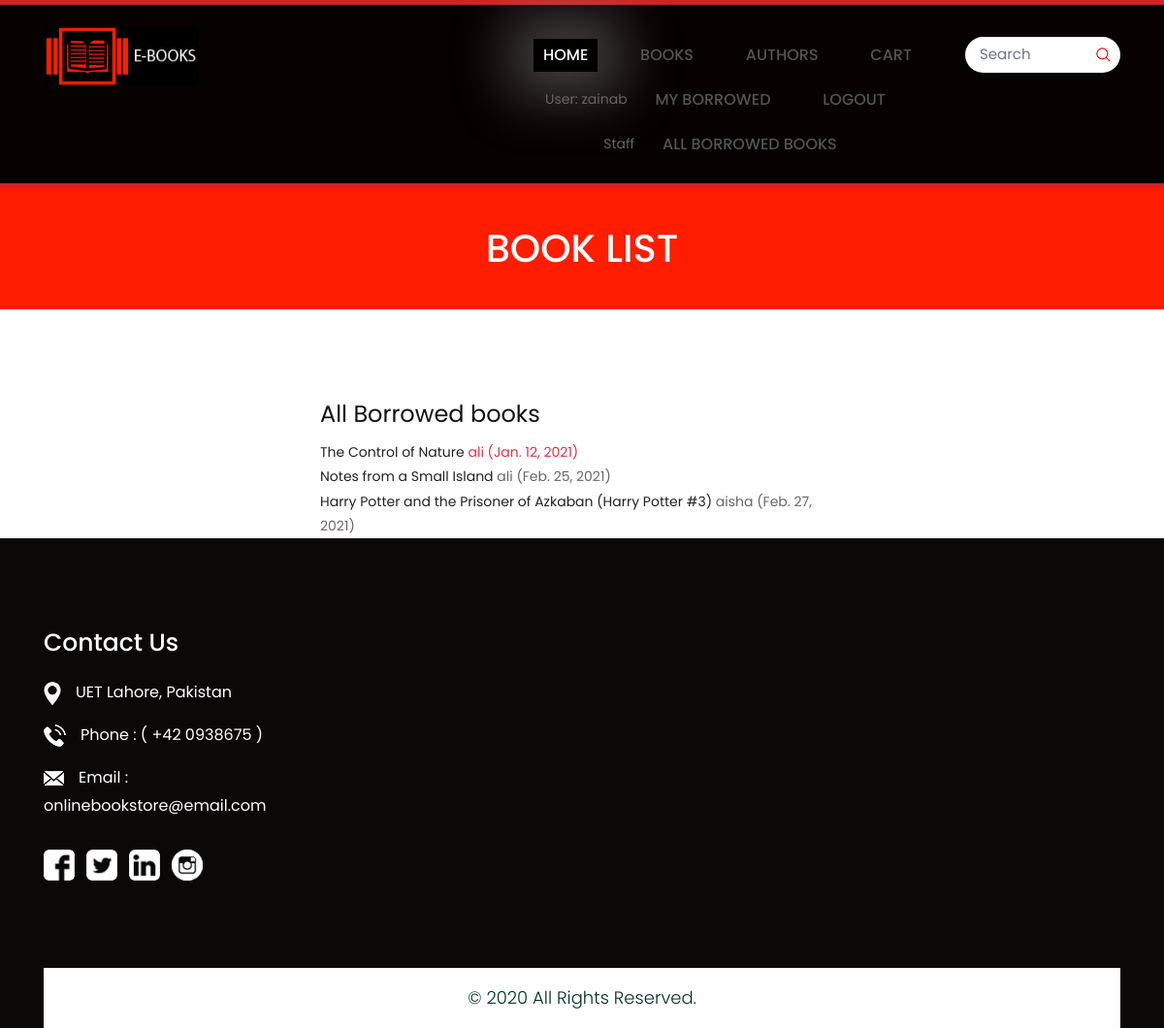
Page /catalog/borrowed/ (signed in) on the committed database.
### catalog/models.py (models this page shows, shortened)
class BookInstance(models.Model):
    book = models.ForeignKey('Book', on_delete=models.SET_NULL, null=True)
    imprint = models.CharField(max_length=200)
    due_back = models.DateField(null=True, blank=True)
    borrower = models.ForeignKey(User, on_delete=models.SET_NULL, null=True, blank=True)
    LOAN_STATUS = (
        ('m', 'Maintenance'),
        ('o', 'On loan'),
        ('a', 'Available'),
        ('r', 'Reserved'),
    )
    status = models.CharField(
        max_length=1,
        choices=LOAN_STATUS,
        blank=True,
        default='m',
        help_text='Book availability',
    )
    class Meta:
        ordering = ['due_back']
        permissions = (("can_view_all_borrowed_books", "All borrowed Books"),)
    @property
    def is_overdue(self):
        if self.due_back and date.today() > self.due_back:
            return True
        return False

class Book(models.Model):
    book_id = models.UUIDField(primary_key=True, default=uuid.uuid4, help_text='Unique ID for this particular book across whole library')
    title = models.CharField(max_length=200)
    author = models.ForeignKey('Author', on_delete=models.SET_NULL, null=True)
    summary = models.TextField(max_length=1000, help_text='Enter a brief description of the book')
    isbn = models.CharField('ISBN', max_length=13, unique=True,
                             help_text='13 Character <a href="https://www.isbn-international.org/content/what-isbn">ISBN number</a>')
    PublYear = models.CharField(max_length=200)

### catalog/views.py (the view)
# urls.py: path('borrowed/', views.LoanedBooksByAllUsersListView.as_view(), name='all-borrowed'),
class LoanedBooksByAllUsersListView(PermissionRequiredMixin, generic.ListView):
    permission_required = 'catalog.can_view_all_borrowed_books'
    model = BookInstance
    template_name ='catalog/bookinstance_all_borrowed_books.html'
    def get_queryset(self):
        return BookInstance.objects.filter(status__exact='o').order_by('due_back')

### catalog/templates/catalog/bookinstance_all_borrowed_books.html
{% extends "base.html" %}
{% block content%}
    <div class="contactbg">
        <div class="container">
            <div class="row">
                <div class="col-md-12">
                    <div class="contacttitlepage">
                        <h2>Book list</h2>
                    </div>
                </div>
            </div>
        </div>
    </div>
    <div class="container">
        <div class="row">
            <div class=" col-md-6 offset-md-3">
                <div class="address">
                  <h1>All Borrowed books</h1>
                  {% if bookinstance_list %}
                  <ul>
                    {% for bookinst in bookinstance_list %}
                    <li class="{% if bookinst.is_overdue %}text-danger{% endif %}">
                      <a href="{% url 'book-detail' bookinst.book.pk %}">{{bookinst.book.title}}</a> {{bookinst.borrower}} </a> ({{ bookinst.due_back }})
                    </li>
                    {% endfor %}
                  </ul>
                  {% else %}
                    <p>There are no books borrowed.</p>
                  {% endif %}
                </div>
            </div>
        </div>
    </div>
{% endblock %}

### catalog/templates/base.html (shortened to what this page needs)
{% load static %}
<!DOCTYPE html>
<html lang="en">
<head>
    <link rel="stylesheet" href="{% static 'catalog/css/bootstrap.min.css' %}">
    <link rel="stylesheet" href="{% static 'catalog/css/style.css' %}">
    <link rel="stylesheet" href="{% static 'catalog/css/responsive.css' %}">
    <link rel="stylesheet" href="{% static 'catalog/css/jquery.mCustomScrollbar.min.css' %}">
    <link rel="stylesheet" href="https://netdna.bootstrapcdn.com/font-awesome/4.0.3/css/font-awesome.css">
    <link rel="stylesheet" href="https://cdnjs.cloudflare.com/ajax/libs/fancybox/2.1.5/jquery.fancybox.min.css" media="screen">
</head>
<body class="main-layout">
    <header>
        <div class="header">
            <div class="container">
                <div class="row">
                    <div class="col-xl-2 col-lg-2 col-md-2 col-sm-2 col logo_section">
                        <div class="full">
                            <div class="center-desk">
                                <div class="logo">
                                    <a href="{% url 'newindex' %}"><img src="{% static 'catalog/images/logo.png' %}" alt="logo" /></a>
                                </div>
                            </div>
                        </div>
                    </div>
                    <div class="col-xl-8 col-lg-8 col-md-10 col-sm-10">
                        <div class="menu-area">
                            <div class="limit-box">
                                <nav class="main-menu">
                                    <ul class="menu-area-main">
                                        <li class="active"> <a href="{% url 'newindex' %}">Home</a></li>
                                        <li> <a href="{% url 'books' %}">Books</a> </li>
                                        <li> <a href="{% url 'authors' %}"> Authors</a> </li>
                                        <li> <a href="{% url 'cart' %}">Cart</a> </li>
                                        <ul class="menu-area-main">
                                            {% if user.is_authenticated or user.is_staff %}
                                            <li>User: {{ user.get_username }}</li>
                                            <li><a href="{% url 'my-borrowed' %}">My Borrowed</a></li>
                                            <li><a href="{% url 'logout'%}?next={{request.path}}">Logout</a></li>
                                              <li>Staff </li>
                                              <li><a href="{% url 'all-borrowed' %}">All Borrowed Books</a></li>
                                            </ul>
                                            {% else %}
                                            <li><a href="{% url 'login'%}?next={{request.path}}">Login</a></li>
                                            {% endif %}
                                          </ul>
                                </nav>
                            </div>
                        </div>
                    </div>
                    <div class="col-xl-2 col-lg-2 col-md-2 col-sm-2">
                        <form class="search">
                            <input class="form-control" type="text" placeholder="Search">
                            <button><img src="{% static 'catalog/images/search_icon.png' %}"></button>
                        </form>
                    </div>
                </div>
            </div>
    </header>
{% block content %}
{% endblock %}
<footr id="footer_with_contact">
    <div class="footer">
        <div class="container">
            <div class="row">
                <div class="col-lg-3 col-md-6 col-sm-12 width">
                    <div class="address">
                        <h3>Contact Us</h3>
                        <ul class="locarion_icon">
                            <li><img src="{% static 'catalog/icon/1.png' %}" alt="icon" />UET Lahore, Pakistan</li>
                            <li><img src="{% static 'catalog/icon/2.png' %}" alt="icon" />Phone : ( +42 0938675 )</li>
                            <li><img src="{% static 'catalog/icon/3.png' %}" alt="icon" />Email : onlinebookstore@email.com</li>
                        </ul>
                        <ul class="contant_icon">
                            <li><img src="{% static 'catalog/icon/fb.png' %}" alt="icon" /></li>
                            <li><img src="{% static 'catalog/icon/tw.png' %}" alt="icon" /></li>
                            <li><img src="{% static 'catalog/icon/lin(2).png' %}" alt="icon" /></li>
                            <li><img src="{% static 'catalog/icon/instagram.png' %}" alt="icon" /></li>
                        </ul>
                    </div>
                </div>
            </div>
        <div class="copyright">
            <p>© 2020 All Rights Reserved.</p>
        </div>
    </div>
    </div>
</footr>
</body>
</html>

### static/catalog/css/style.css (style rules this page uses)
* { box-sizing: border-box !important; }
html { scroll-behavior: smooth; }
body { color: #666666; font-size: 14px; font-family: 'poppins', sans-serif; line-height: 1.80857; font-weight: normal; overflow-x: hidden; }
a { color: #1f1f1f; text-decoration: none !important; outline: none !important; -webkit-transition: all .3s ease-in-out; -moz-transition: all .3s ease-in-out; -ms-transition: all .3s ease-in-out; -o-transition: all .3s ease-in-out; transition: all .3s ease-in-out; }
h1, h2, h3, h4, h5, h6 { letter-spacing: 0; font-weight: normal; position: relative; padding: 0 0 10px 0; font-weight: normal; line-height: normal; color: #111111; margin: 0 }
h1 { font-size: 24px }
h2 { font-size: 22px }
h3 { font-size: 18px }
*, *::after, *::before { -webkit-box-sizing: border-box; -moz-box-sizing: border-box; box-sizing: border-box; }
ul, li, ol { margin: 0px; padding: 0px; list-style: none; }
p { margin: 0px; font-weight: 300; font-size: 15px; line-height: 24px; }
a { color: #222222; text-decoration: none; outline: none !important; }
a, .btn { text-decoration: none !important; outline: none !important; -webkit-transition: all .3s ease-in-out; -moz-transition: all .3s ease-in-out; -ms-transition: all .3s ease-in-out; -o-transition: all .3s ease-in-out; transition: all .3s ease-in-out; }
img { max-width: 100%; height: auto; }
button { border: 0; margin: 0; padding: 0; cursor: pointer; }
.full { float: left; width: 100%; }
.full { width: 100%; float: left; margin: 0; padding: 0; }
.logo_section { text-align: center; }
.logo { float: left; }
nav.main-menu { float: right; margin-left: 0; }
.menu-area-main li.active a { color: #fff; background: #000; box-shadow: #9d9d9d66 0px 0px 56px 26px; }
.main-menu { text-align: center; }
.main-menu ul { margin: 0; list-style-type: none; margin-top: 12px; }
.main-menu ul>li { display: inline-block; position: relative; }
.main-menu ul>li a { padding: 7px 10px 7px 10px; line-height: 20px; font-size: 16px; display: block; font-weight: 500; color: #555454; text-transform: uppercase; margin: 0px 15px; }
.main-menu ul li:last-child a { padding-right: 0; }
.main-menu ul li:first-child { margin-left: 0; }
.main-menu ul>li { position: inherit; display: inline-block; vertical-align: middle; }
.header { background: #070100; padding: 23px 0px; border-top: #cf2323 solid 5px; border-bottom: #cf2323 solid 5px; }
.logo a { font-size: 40px; font-weight: bold; text-transform: uppercase; color: #fff; line-height: 40px; }
.search { position: relative; }
.search input.form-control { width: 100%; border-radius: 50px; border: none; font-size: 15px; padding: 7px 35px 7px 15px; }
.form-control { margin-top: 10px; }
.search button { position: absolute; top: 0; right: 0; height: 36px; width: 36px; text-align: center; z-index: 1; background: transparent; }
.footer { background: #0b0808; padding-top: 90px; }
.footer .address h3 { color: #fff; font-size: 25px; line-height: 35px; font-weight: 500; padding-bottom: 20px; }
ul.locarion_icon { padding-bottom: 15px; }
ul.locarion_icon li { padding-bottom: 15px; color: #fff; font-size: 16px; }
ul.locarion_icon li img { padding-right: 15px; }
ul.contant_icon { list-style: none; margin: 0; padding: 0; width: 100%; float: left; }
ul.contant_icon li { float: left; text-align: center; display: flex; justify-content: center; align-items: center; flex-wrap: wrap; padding-right: 12px; }
ul.contant_icon li img { width: 32px; height: 32px; }
.copyright { background-color: #fff; padding: 20px 0px; margin-top: 90px; }
.copyright p { color: #023023; font-size: 18px; line-height: 22px; text-align: center; }
.contactbg { background-color: #ff1d00; margin-bottom: 90px; }
.contactbg .contacttitlepage h2 { color: #fff; text-transform: uppercase; font-size: 40px; line-height: 45px; padding: 40px 0; font-weight: 500; text-align: center; }

### rows in the picture
BookInstance: book "The Control of Nature", borrower "ali", due_back "Jan. 12, 2021"
BookInstance: book "Notes from a Small Island", borrower "ali", due_back "Feb. 25, 2021"
BookInstance: book "Harry Potter and the Prisoner of Azkaban (Harry Potter #3)", borrower "aisha", due_back "Feb. 27, 2021"

### other values in the picture
{{ user.get_username }} "zainab"
